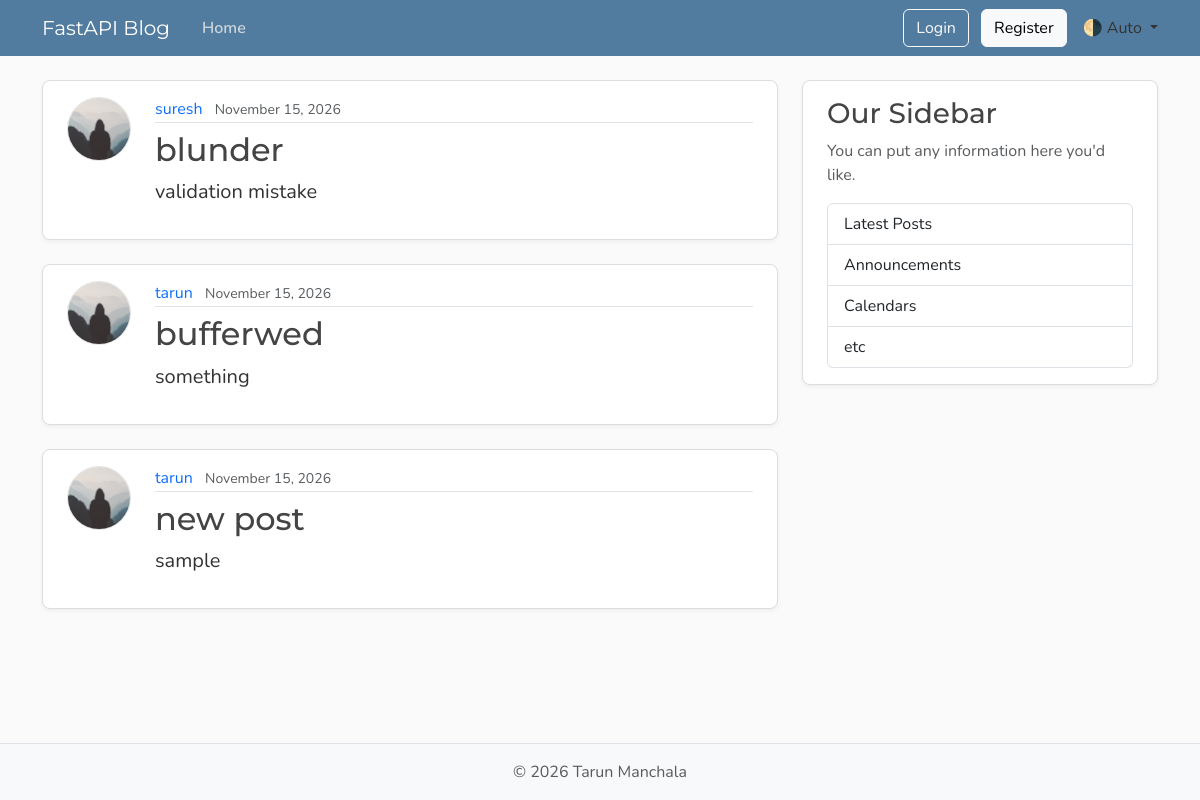
Page /posts on the earlier database version.
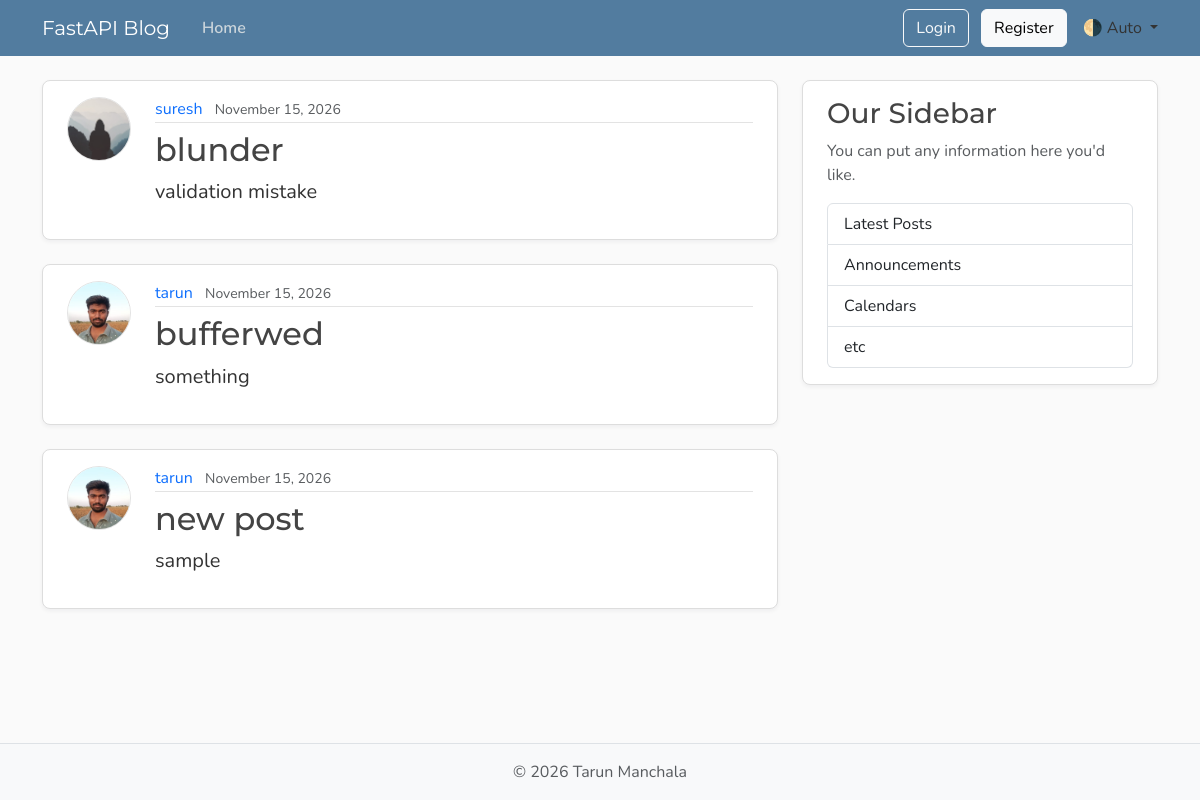
Same page on the later database version.
### models.py (models this page shows, shortened)
class Post(Base):
    __tablename__ = "posts"
    id: Mapped[int] = mapped_column(Integer, primary_key=True, index=True)
    title: Mapped[str] = mapped_column(String(100), nullable=False)
    content: Mapped[str] = mapped_column(Text, nullable=False)
    user_id: Mapped[int] = mapped_column(
        ForeignKey("users.id"),
        nullable=False,
        index=True,
    )
    date_posted: Mapped[datetime] = mapped_column(
        DateTime(timezone=True),
        default=lambda: datetime.now(UTC),
    )
    author: Mapped[User] = relationship(back_populates="posts")

class User(Base):
    __tablename__ = "users"
    id: Mapped[int] = mapped_column(Integer, primary_key=True, index=True)
    username: Mapped[str] = mapped_column(String(50), unique=True, nullable=False)
    email: Mapped[str] = mapped_column(String(120), unique=True, nullable=False)
    password_hash : Mapped[str] = mapped_column(String(120), unique=True, nullable=False)
    image_file: Mapped[str | None] = mapped_column(
        String(200),
        nullable=True,
        default=None,
    )
    posts: Mapped[list[Post]] = relationship(back_populates="author", cascade="all, delete-orphan")

### main.py (the view)
@app.get("/", include_in_schema=False, name="home")
@app.get("/posts", include_in_schema=False, name="posts")
async def home(request: Request, db: Annotated[AsyncSession, Depends(get_db)]):
    result = await db.execute(select(models.Post).options(selectinload(models.Post.author)).order_by(models.Post.date_posted.desc()))
    posts = result.scalars().all()
    return templates.TemplateResponse(
        request,
        "home.html",
        {"posts": posts, "title": "Home"},
    )

### templates/home.html
{% extends "layout.html" %}
{% block content %}
  {% for post in posts %}
    <article class="content-section py-3 px-4 mb-4">
      <div class="d-flex align-items-start gap-4">
        <img class="rounded-circle article-img flex-shrink-0"
             src="{{ post.author.image_path }}"
             alt="{{ post.author.username }}'s profile picture"
             width="64"
             height="64"
             loading="lazy">
        <div class="flex-grow-1">
          <div class="article-metadata mb-2">
            <a class="me-2" href="{{ url_for('user_posts', user_id=post.author.id) }}">{{ post.author.username }}</a>
            <small class="text-body-secondary">{{ post.date_posted.strftime('%B %d, %Y') }}</small>
          </div>
          <h2>
            <a class="article-title"
               href="{{ url_for('post_page', post_id=post.id) }}">{{ post.title }}</a>
          </h2>
          <p class="article-content">{{ post.content }}</p>
        </div>
      </div>
    </article>
  {% endfor %}
{% endblock content %}

### templates/layout.html (shortened to what this page needs)
<!DOCTYPE html>
<html lang="en">
  <head>
    <link href="https://cdn.jsdelivr.net/npm/bootstrap@5.3.8/dist/css/bootstrap.min.css"
          rel="stylesheet"
>
    <link rel="stylesheet"
          type="text/css"
          href="{{ url_for('static', path='css/main.css') }}">
  </head>
  <body class="d-flex flex-column min-vh-100">
    <header class="site-header">
      <nav class="navbar navbar-expand-md bg-steel fixed-top"
           data-bs-theme="dark">
        <div class="container">
          <a class="navbar-brand me-4" href="{{ url_for('home') }}">FastAPI Blog</a>
          <div class="collapse navbar-collapse" id="navbarToggle">
            <div class="navbar-nav me-auto">
              <a class="nav-link active"
                 aria-current="page"
                 href="{{ url_for('home') }}">Home</a>
            </div>
<div id="loggedOutNav">
<a class="btn btn-outline-light mb-2 mb-md-0 me-md-2"
    href="{{ url_for('login_page') }}">Login</a>
<a class="btn btn-light mb-2 mb-md-0 me-md-3"
    href="{{ url_for('register_page') }}">Register</a>
</div>
              <div class="nav-item dropdown">
                <a class="nav-link dropdown-toggle"
                   href="#"
                   role="button"
                   id="bd-theme"
                   data-bs-toggle="dropdown"
                   aria-expanded="false">
                  <span id="bd-theme-text">🌗 Auto</span>
                </a>
              </div>
            </div>
          </div>
      </nav>
    </header>
    <main role="main" class="container">
      <div class="row">
        <div class="col-md-8">
          {% block content %}
          {% endblock content %}
        </div>
        <aside class="col-md-4">
          <div class="content-section py-3 px-4 mb-4">
            <h3>Our Sidebar</h3>
            <p class="text-body-secondary">You can put any information here you'd like.</p>
            <ul class="list-group">
              <li class="list-group-item">Latest Posts</li>
              <li class="list-group-item">Announcements</li>
              <li class="list-group-item">Calendars</li>
              <li class="list-group-item">etc</li>
            </ul>
          </div>
        </aside>
      </div>
    </main>
    <footer class="mt-auto py-3 bg-body-tertiary border-top">
      <div class="container text-center">
        <p class="text-body-secondary mb-0">
          © <span id="year"></span> Tarun Manchala
        </p>
      </div>
    </footer>
  </body>
</html>

### static/css/main.css (style rules this page uses)
:root { --font-heading: "Montserrat", system-ui, -apple-system, BlinkMacSystemFont, sans-serif; --font-body: "Nunito", system-ui, -apple-system, BlinkMacSystemFont, sans-serif; --color-bg-body: #fafafa; --color-bg-content: #ffffff; --color-text-primary: #333333; --color-text-heading: #444444; --color-steel: #527c9f; --color-nav-link: #cbd5db; --color-nav-link-hover: #ffffff; --color-link-hover: #428bca; --color-border: #dddddd; --color-border-light: #e3e3e3; --spacing-xl: 5rem; --article-img-size: 4rem; --account-img-size: 7.813rem; }
body { font-family: var(--font-body); background: var(--color-bg-body); color: var(--color-text-primary); }
main { padding-top: var(--spacing-xl); }
h1, h2, h3, h4, h5, h6 { font-family: var(--font-heading); color: var(--color-text-heading); }
.navbar-brand { font-family: var(--font-heading); }
a { text-decoration: none; }
.bg-steel { background-color: var(--color-steel); }
.site-header .navbar-nav .nav-link { color: var(--color-nav-link); transition: color 0.2s ease-in-out; }
.site-header .navbar-nav .nav-link.active { font-weight: 600; }
.content-section { background: var(--color-bg-content); border: 1px solid var(--color-border); border-radius: 0.5rem; box-shadow: 0 2px 4px rgba(15, 23, 42, 0.05); transition: box-shadow 0.15s ease, transform 0.15s ease, border-color 0.15s ease; }
.article-title { color: var(--color-text-heading); transition: color 0.2s ease-in-out; }
.article-content { white-space: pre-line; font-size: 1.25rem; }
.article-img { height: var(--article-img-size); width: var(--article-img-size); flex-shrink: 0; object-fit: cover; border: 1px solid var(--color-border-light); box-shadow: 0 0 0 2px var(--color-bg-content); }
.article-metadata { padding-bottom: 0.063rem; border-bottom: 1px solid var(--color-border-light); }
.article-metadata a { transition: color 0.2s ease-in-out; }
[data-bs-theme="dark"] { --color-bg-body: #1a1a1a; --color-bg-content: #2d2d2d; --color-text-primary: #e0e0e0; --color-text-heading: #f0f0f0; --color-border: #404040; --color-border-light: #4a4a4a; }

Differences in the rows shown:
changed through a linked row, Post "bufferwed": author.image_path: picture added in place of a placeholder
changed through a linked row, Post "new post": author.image_path: picture added in place of a placeholder
